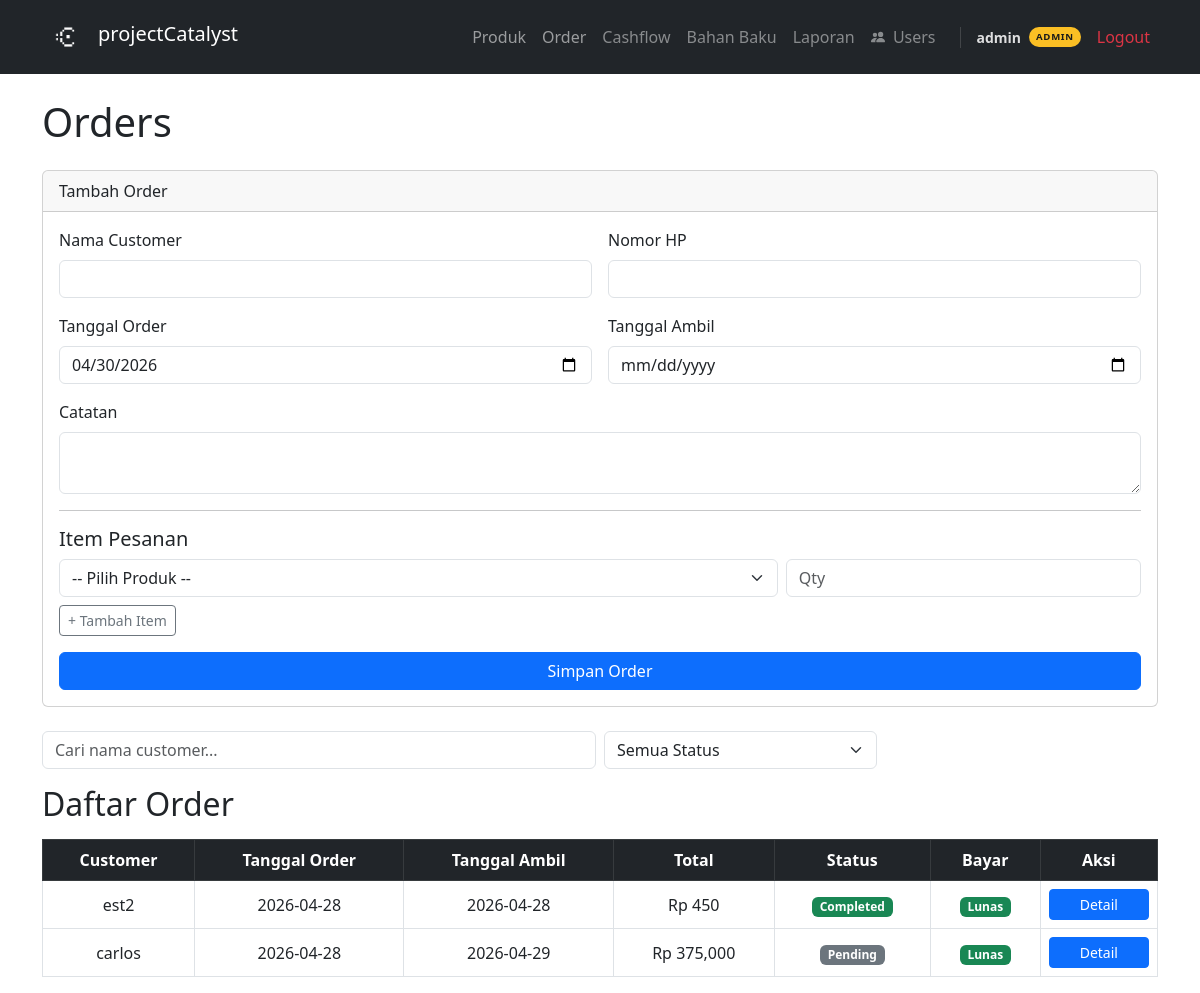
/orders (signed in), run on the app's committed database.
### tables this page shows
CREATE TABLE users (id INTEGER PRIMARY KEY AUTOINCREMENT, username TEXT UNIQUE NOT NULL, password_hash TEXT NOT NULL, created_at TIMESTAMP DEFAULT CURRENT_TIMESTAMP, role TEXT NOT NULL DEFAULT 'user');

CREATE TABLE orders (
    id              INTEGER PRIMARY KEY AUTOINCREMENT,
    customer_name   TEXT NOT NULL,
    customer_phone  TEXT,
    order_date      TEXT NOT NULL,
    pickup_date     TEXT,
    status          TEXT DEFAULT 'pending',
    payment_method  TEXT NOT NULL,
    payment_status  TEXT DEFAULT 'unpaid',
    notes           TEXT,
    created_at      TEXT DEFAULT CURRENT_TIMESTAMP
);

### app.py (the view)
@app.route('/orders')
@login_required
def orders():
    all_orders = get_all_orders()
    all_products = get_all_products()
    return render_template('orders.html', orders=all_orders, products=all_products)

### app.py (called while the page is built)
@login_manager.user_loader
def load_user(user_id):
    row = get_user_by_id(user_id)
    if row:
        return User(row['id'], row['username'], row['password_hash'], row['role'])
    return None

    @property
    def is_admin(self):
        return self.role == 'admin'

### database/db.py (called while the page is built)
def get_connection():
    conn = sqlite3.connect(DB_PATH)
    conn.row_factory = sqlite3.Row
    conn.execute("PRAGMA foreign_keys = ON")
    return conn

def get_user_by_id(user_id):
    conn = get_connection()
    user = conn.execute('SELECT * FROM users WHERE id = ?', (user_id,)).fetchone()
    conn.close()
    return user

def get_all_products():
    conn = get_connection()
    products = conn.execute(
        "SELECT * FROM products WHERE is_active = 1 ORDER BY name"
    ).fetchall()
    conn.close()
    return products

def get_all_orders():
    conn = get_connection()
    orders = conn.execute("""
        SELECT o.*,
               COUNT(oi.id) as total_items,
               SUM(oi.quantity * oi.price) as total_harga
        FROM orders o
        LEFT JOIN order_items oi ON o.id = oi.order_id
        GROUP BY o.id
        ORDER BY o.created_at DESC
    """).fetchall()
    conn.close()
    return orders

### templates/orders.html (shortened to what this page needs)
{% extends 'base.html' %}
{% block content %}
<h1 class="mb-4">Orders</h1>
<div class="card mb-4">
    <div class="card-header">Tambah Order</div>
    <div class="card-body">
        <form action="/orders/add" method="POST">
            <div class="row g-3">
                <div class="col-12 col-md-6">
                    <label class="form-label">Nama Customer</label>
                    <input type="text" name="customer_name" class="form-control" required>
                </div>
                <div class="col-12 col-md-6">
                    <label class="form-label">Nomor HP</label>
                    <input type="text" name="customer_phone" class="form-control">
                </div>
                <div class="col-12 col-md-6">
                    <label class="form-label">Tanggal Order</label>
                    <input type="date" name="order_date" class="form-control" required id="order_date">
                </div>
                <div class="col-12 col-md-6">
                    <label class="form-label">Tanggal Ambil</label>
                    <input type="date" name="pickup_date" class="form-control">
                </div>
                <div class="col-12">
                    <label class="form-label">Catatan</label>
                    <textarea name="notes" class="form-control" rows="2"></textarea>
                </div>
            </div>
            <hr>
            <h5>Item Pesanan</h5>
            <div id="items-container">
                <div class="item-row row g-2 mb-2">
                    <div class="col-8">
                        <select name="product_id[]" class="form-select" required>
                            <option value="">-- Pilih Produk --</option>
                        </select>
                    </div>
                    <div class="col-4">
                        <input type="number" name="quantity[]" class="form-control" placeholder="Qty" min="1" required>
                    </div>
                </div>
            </div>
            <button type="button" class="btn btn-outline-secondary btn-sm mb-3" onclick="addItem()">+ Tambah Item</button>
            <br>
            <button type="submit" class="btn btn-primary w-100 w-md-auto">Simpan Order</button>
        </form>
    </div>
</div>
<div class="row g-2 mb-3">
    <div class="col-12 col-md-6">
        <input type="text" id="searchOrder" class="form-control"
               placeholder="Cari nama customer...">
    </div>
    <div class="col-12 col-md-3">
        <select id="filterStatus" class="form-select">
            <option value="">Semua Status</option>
        </select>
    </div>
</div>
<h2 class="mb-3">Daftar Order</h2>
{% if orders %}
<div class="table-responsive">
<table class="table table-bordered table-hover">
    <thead class="table-dark">
        <tr>
            <th>Customer</th>
            <th>Tanggal Order</th>
            <th>Tanggal Ambil</th>
            <th>Total</th>
            <th>Status</th>
            <th>Bayar</th>
            <th>Aksi</th>
        </tr>
    </thead>
    <tbody>
        {% for order in orders %}
        <tr>
            <td>{{ order['customer_name'] }}</td>
            <td>{{ order['order_date'] }}</td>
            <td>{{ order['pickup_date'] or '-' }}</td>
            <td>Rp {{ "{:,.0f}".format(order['total_harga'] or 0) }}</td>
            <td>
                {% if order['status'] == 'completed' %}
                <span class="badge bg-success">Completed</span>
                {% elif order['status'] == 'confirmed' %}
                <span class="badge bg-primary">Confirmed</span>
                {% elif order['status'] == 'ready' %}
                <span class="badge bg-info text-dark">Ready</span>
                {% elif order['status'] == 'cancelled' %}
                <span class="badge bg-danger">Cancelled</span>
                {% else %}
                <span class="badge bg-secondary">Pending</span>
                {% endif %}
            </td>
            <td>
                {% if order['payment_status'] == 'paid' %}
                <span class="badge bg-success">Lunas</span>
                {% elif order['payment_status'] == 'dp' %}
                <span class="badge bg-warning text-dark">DP</span>
                {% else %}
                <span class="badge bg-danger">Belum</span>
                {% endif %}
            </td>
            <td>
                <a href="/orders/{{ order['id'] }}" class="btn btn-primary btn-sm w-100">Detail</a>
            </td>
        </tr>
        {% endfor %}
    </tbody>
</table>
</div>
{% else %}
<p class="text-muted">Belum ada order.</p>
{% endif %}
{% endblock %}

### templates/base.html (shortened to what this page needs)
<!DOCTYPE html>
<html lang="id">
<head>
    <link href="https://cdnjs.cloudflare.com/ajax/libs/bootstrap/5.3.0/css/bootstrap.min.css" rel="stylesheet">
</head>
<body>
<nav class="navbar navbar-expand-lg navbar-dark bg-dark">
    <div class="container">
        <a class="navbar-brand d-flex align-items-center gap-2" href="/">
            <img src="/static/logo.png" height="48" width="48" style="vertical-align: middle">
            <span style="margin-bottom: 6px">projectCatalyst</span>
        </a>
        <div class="collapse navbar-collapse" id="navmenu">
            <ul class="navbar-nav ms-auto align-items-lg-center">
                <li class="nav-item"><a class="nav-link" href="/products">Produk</a></li>
                <li class="nav-item"><a class="nav-link" href="/orders">Order</a></li>
                {% if current_user.is_authenticated and current_user.is_admin %}
                <li class="nav-item admin-only"><a class="nav-link" href="/cashflow">Cashflow</a></li>
                <li class="nav-item admin-only"><a class="nav-link" href="/ingredients">Bahan Baku</a></li>
                <li class="nav-item admin-only"><a class="nav-link" href="/reports">Laporan</a></li>
                <li class="nav-item admin-only">
                    <a class="nav-link" href="/admin/users">
                        Users
                    </a>
                </li>
                {% endif %}
                {% if current_user.is_authenticated %}
                <li class="nav-item ms-lg-3 d-flex align-items-center gap-2" style="border-left: 1px solid rgba(255,255,255,0.15); padding-left: 1rem;">
                    <span class="text-white small fw-semibold" style="opacity:.85">{{ current_user.username }}</span>
                    <span class="role-badge {{ current_user.role }}">{{ current_user.role }}</span>
                </li>
                {% endif %}
                <li class="nav-item ms-lg-2">
                    <a class="nav-link text-danger" href="{{ url_for('logout') }}">Logout</a>
                </li>
            </ul>
        </div>
    </div>
</nav>
<div class="container mt-4">
    {% block content %}{% endblock %}
</div>
</body>
</html>

### templates/base.html (style rules this page uses)
.btn { transition: all 0.2s ease; }
.card { transition: all 0.2s ease; cursor: pointer; }
.nav-link { transition: all 0.2s ease; position: relative; }
.nav-link::after { content: ''; position: absolute; bottom: 0; left: 0; width: 0; height: 2px; background: #fff; transition: width 0.3s ease; }
.table tbody tr:nth-child(even) { background-color: #eef2ff; }
.table td { text-align: center; vertical-align: middle; }
.table th { text-align: center; vertical-align: middle; }
.role-badge { font-size: 0.6rem; font-weight: 800; letter-spacing: 0.07em; padding: 2px 7px; border-radius: 999px; text-transform: uppercase; line-height: 1.6; display: inline-block; }
.role-badge.admin { background: #fbbf24; color: #1a1a1a; }
.nav-item.admin-only { opacity: 0.85; }

### data on the page
users: username "admin", role "ADMIN"
orders: customer_name "est2", order_date "2026-04-28", pickup_date "2026-04-28", order "450", status "Completed", payment_status "Lunas"
orders: customer_name "carlos", order_date "2026-04-28", pickup_date "2026-04-29", order "375,000", status "Pending", payment_status "Lunas"
